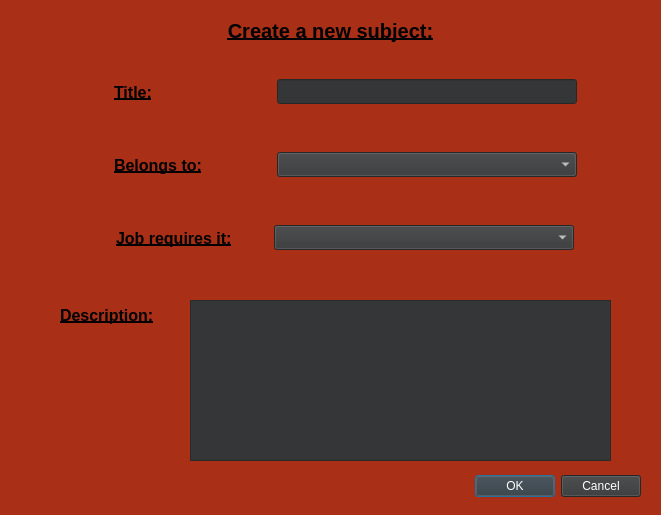
<?xml version="1.0" encoding="UTF-8"?>
<ui version="4.0">
 <class>AddSubject</class>
 <widget class="QDialog" name="AddSubject">
  <property name="geometry">
   <rect>
    <x>0</x>
    <y>0</y>
    <width>661</width>
    <height>515</height>
   </rect>
  </property>
  <property name="palette">
   <palette>
    <active>
     <colorrole role="WindowText">
      <brush brushstyle="SolidPattern">
       <color alpha="255">
        <red>0</red>
        <green>0</green>
        <blue>0</blue>
       </color>
      </brush>
     </colorrole>
     <colorrole role="Button">
      <brush brushstyle="SolidPattern">
       <color alpha="255">
        <red>169</red>
        <green>48</green>
        <blue>22</blue>
       </color>
      </brush>
     </colorrole>
     <colorrole role="Light">
      <brush brushstyle="SolidPattern">
       <color alpha="255">
        <red>53</red>
        <green>54</green>
        <blue>55</blue>
       </color>
      </brush>
     </colorrole>
     <colorrole role="Midlight">
      <brush brushstyle="SolidPattern">
       <color alpha="255">
        <red>53</red>
        <green>54</green>
        <blue>55</blue>
       </color>
      </brush>
     </colorrole>
     <colorrole role="Dark">
      <brush brushstyle="SolidPattern">
       <color alpha="255">
        <red>53</red>
        <green>54</green>
        <blue>55</blue>
       </color>
      </brush>
     </colorrole>
     <colorrole role="Mid">
      <brush brushstyle="SolidPattern">
       <color alpha="255">
        <red>53</red>
        <green>54</green>
        <blue>55</blue>
       </color>
      </brush>
     </colorrole>
     <colorrole role="Text">
      <brush brushstyle="SolidPattern">
       <color alpha="255">
        <red>255</red>
        <green>255</green>
        <blue>255</blue>
       </color>
      </brush>
     </colorrole>
     <colorrole role="BrightText">
      <brush brushstyle="SolidPattern">
       <color alpha="255">
        <red>255</red>
        <green>255</green>
        <blue>255</blue>
       </color>
      </brush>
     </colorrole>
     <colorrole role="ButtonText">
      <brush brushstyle="SolidPattern">
       <color alpha="255">
        <red>255</red>
        <green>255</green>
        <blue>255</blue>
       </color>
      </brush>
     </colorrole>
     <colorrole role="Base">
      <brush brushstyle="SolidPattern">
       <color alpha="255">
        <red>169</red>
        <green>48</green>
        <blue>22</blue>
       </color>
      </brush>
     </colorrole>
     <colorrole role="Window">
      <brush brushstyle="SolidPattern">
       <color alpha="255">
        <red>169</red>
        <green>48</green>
        <blue>22</blue>
       </color>
      </brush>
     </colorrole>
     <colorrole role="Highlight">
      <brush brushstyle="SolidPattern">
       <color alpha="170">
        <red>77</red>
        <green>21</green>
        <blue>10</blue>
       </color>
      </brush>
     </colorrole>
     <colorrole role="HighlightedText">
      <brush brushstyle="SolidPattern">
       <color alpha="255">
        <red>255</red>
        <green>255</green>
        <blue>255</blue>
       </color>
      </brush>
     </colorrole>
     <colorrole role="Link">
      <brush brushstyle="SolidPattern">
       <color alpha="255">
        <red>77</red>
        <green>21</green>
        <blue>10</blue>
       </color>
      </brush>
     </colorrole>
     <colorrole role="AlternateBase">
      <brush brushstyle="SolidPattern">
       <color alpha="255">
        <red>53</red>
        <green>54</green>
        <blue>55</blue>
       </color>
      </brush>
     </colorrole>
     <colorrole role="ToolTipBase">
      <brush brushstyle="SolidPattern">
       <color alpha="255">
        <red>53</red>
        <green>54</green>
        <blue>55</blue>
       </color>
      </brush>
     </colorrole>
     <colorrole role="ToolTipText">
      <brush brushstyle="SolidPattern">
       <color alpha="255">
        <red>255</red>
        <green>255</green>
        <blue>255</blue>
       </color>
      </brush>
     </colorrole>
     <colorrole role="PlaceholderText">
      <brush brushstyle="SolidPattern">
       <color alpha="128">
        <red>255</red>
        <green>255</green>
        <blue>255</blue>
       </color>
      </brush>
     </colorrole>
    </active>
    <inactive>
     <colorrole role="WindowText">
      <brush brushstyle="SolidPattern">
       <color alpha="255">
        <red>0</red>
        <green>0</green>
        <blue>0</blue>
       </color>
      </brush>
     </colorrole>
     <colorrole role="Button">
      <brush brushstyle="SolidPattern">
       <color alpha="255">
        <red>169</red>
        <green>48</green>
        <blue>22</blue>
       </color>
      </brush>
     </colorrole>
     <colorrole role="Light">
      <brush brushstyle="SolidPattern">
       <color alpha="255">
        <red>53</red>
        <green>54</green>
        <blue>55</blue>
       </color>
      </brush>
     </colorrole>
     <colorrole role="Midlight">
      <brush brushstyle="SolidPattern">
       <color alpha="255">
        <red>53</red>
        <green>54</green>
        <blue>55</blue>
       </color>
      </brush>
     </colorrole>
     <colorrole role="Dark">
      <brush brushstyle="SolidPattern">
       <color alpha="255">
        <red>53</red>
        <green>54</green>
        <blue>55</blue>
       </color>
      </brush>
     </colorrole>
     <colorrole role="Mid">
      <brush brushstyle="SolidPattern">
       <color alpha="255">
        <red>53</red>
        <green>54</green>
        <blue>55</blue>
       </color>
      </brush>
     </colorrole>
     <colorrole role="Text">
      <brush brushstyle="SolidPattern">
       <color alpha="255">
        <red>255</red>
        <green>255</green>
        <blue>255</blue>
       </color>
      </brush>
     </colorrole>
     <colorrole role="BrightText">
      <brush brushstyle="SolidPattern">
       <color alpha="255">
        <red>255</red>
        <green>255</green>
        <blue>255</blue>
       </color>
      </brush>
     </colorrole>
     <colorrole role="ButtonText">
      <brush brushstyle="SolidPattern">
       <color alpha="255">
        <red>255</red>
        <green>255</green>
        <blue>255</blue>
       </color>
      </brush>
     </colorrole>
     <colorrole role="Base">
      <brush brushstyle="SolidPattern">
       <color alpha="255">
        <red>169</red>
        <green>48</green>
        <blue>22</blue>
       </color>
      </brush>
     </colorrole>
     <colorrole role="Window">
      <brush brushstyle="SolidPattern">
       <color alpha="255">
        <red>169</red>
        <green>48</green>
        <blue>22</blue>
       </color>
      </brush>
     </colorrole>
     <colorrole role="Highlight">
      <brush brushstyle="SolidPattern">
       <color alpha="170">
        <red>77</red>
        <green>21</green>
        <blue>10</blue>
       </color>
      </brush>
     </colorrole>
     <colorrole role="HighlightedText">
      <brush brushstyle="SolidPattern">
       <color alpha="255">
        <red>255</red>
        <green>255</green>
        <blue>255</blue>
       </color>
      </brush>
     </colorrole>
     <colorrole role="Link">
      <brush brushstyle="SolidPattern">
       <color alpha="255">
        <red>77</red>
        <green>21</green>
        <blue>10</blue>
       </color>
      </brush>
     </colorrole>
     <colorrole role="AlternateBase">
      <brush brushstyle="SolidPattern">
       <color alpha="255">
        <red>53</red>
        <green>54</green>
        <blue>55</blue>
       </color>
      </brush>
     </colorrole>
     <colorrole role="ToolTipBase">
      <brush brushstyle="SolidPattern">
       <color alpha="255">
        <red>53</red>
        <green>54</green>
        <blue>55</blue>
       </color>
      </brush>
     </colorrole>
     <colorrole role="ToolTipText">
      <brush brushstyle="SolidPattern">
       <color alpha="255">
        <red>255</red>
        <green>255</green>
        <blue>255</blue>
       </color>
      </brush>
     </colorrole>
     <colorrole role="PlaceholderText">
      <brush brushstyle="SolidPattern">
       <color alpha="128">
        <red>255</red>
        <green>255</green>
        <blue>255</blue>
       </color>
      </brush>
     </colorrole>
    </inactive>
    <disabled>
     <colorrole role="WindowText">
      <brush brushstyle="SolidPattern">
       <color alpha="255">
        <red>53</red>
        <green>54</green>
        <blue>55</blue>
       </color>
      </brush>
     </colorrole>
     <colorrole role="Button">
      <brush brushstyle="SolidPattern">
       <color alpha="255">
        <red>169</red>
        <green>48</green>
        <blue>22</blue>
       </color>
      </brush>
     </colorrole>
     <colorrole role="Light">
      <brush brushstyle="SolidPattern">
       <color alpha="255">
        <red>53</red>
        <green>54</green>
        <blue>55</blue>
       </color>
      </brush>
     </colorrole>
     <colorrole role="Midlight">
      <brush brushstyle="SolidPattern">
       <color alpha="255">
        <red>53</red>
        <green>54</green>
        <blue>55</blue>
       </color>
      </brush>
     </colorrole>
     <colorrole role="Dark">
      <brush brushstyle="SolidPattern">
       <color alpha="255">
        <red>53</red>
        <green>54</green>
        <blue>55</blue>
       </color>
      </brush>
     </colorrole>
     <colorrole role="Mid">
      <brush brushstyle="SolidPattern">
       <color alpha="255">
        <red>53</red>
        <green>54</green>
        <blue>55</blue>
       </color>
      </brush>
     </colorrole>
     <colorrole role="Text">
      <brush brushstyle="SolidPattern">
       <color alpha="255">
        <red>53</red>
        <green>54</green>
        <blue>55</blue>
       </color>
      </brush>
     </colorrole>
     <colorrole role="BrightText">
      <brush brushstyle="SolidPattern">
       <color alpha="255">
        <red>255</red>
        <green>255</green>
        <blue>255</blue>
       </color>
      </brush>
     </colorrole>
     <colorrole role="ButtonText">
      <brush brushstyle="SolidPattern">
       <color alpha="255">
        <red>53</red>
        <green>54</green>
        <blue>55</blue>
       </color>
      </brush>
     </colorrole>
     <colorrole role="Base">
      <brush brushstyle="SolidPattern">
       <color alpha="255">
        <red>169</red>
        <green>48</green>
        <blue>22</blue>
       </color>
      </brush>
     </colorrole>
     <colorrole role="Window">
      <brush brushstyle="SolidPattern">
       <color alpha="255">
        <red>169</red>
        <green>48</green>
        <blue>22</blue>
       </color>
      </brush>
     </colorrole>
     <colorrole role="Highlight">
      <brush brushstyle="SolidPattern">
       <color alpha="170">
        <red>31</red>
        <green>117</green>
        <blue>204</blue>
       </color>
      </brush>
     </colorrole>
     <colorrole role="HighlightedText">
      <brush brushstyle="SolidPattern">
       <color alpha="255">
        <red>255</red>
        <green>255</green>
        <blue>255</blue>
       </color>
      </brush>
     </colorrole>
     <colorrole role="Link">
      <brush brushstyle="SolidPattern">
       <color alpha="255">
        <red>77</red>
        <green>21</green>
        <blue>10</blue>
       </color>
      </brush>
     </colorrole>
     <colorrole role="AlternateBase">
      <brush brushstyle="SolidPattern">
       <color alpha="255">
        <red>53</red>
        <green>54</green>
        <blue>55</blue>
       </color>
      </brush>
     </colorrole>
     <colorrole role="ToolTipBase">
      <brush brushstyle="SolidPattern">
       <color alpha="255">
        <red>53</red>
        <green>54</green>
        <blue>55</blue>
       </color>
      </brush>
     </colorrole>
     <colorrole role="ToolTipText">
      <brush brushstyle="SolidPattern">
       <color alpha="255">
        <red>255</red>
        <green>255</green>
        <blue>255</blue>
       </color>
      </brush>
     </colorrole>
     <colorrole role="PlaceholderText">
      <brush brushstyle="SolidPattern">
       <color alpha="128">
        <red>255</red>
        <green>255</green>
        <blue>255</blue>
       </color>
      </brush>
     </colorrole>
    </disabled>
   </palette>
  </property>
  <property name="windowTitle">
   <string>Create Subject</string>
  </property>
  <property name="windowIcon">
   <iconset resource="../resources.qrc">
    <normaloff>:/images/evaluation_cropped.png</normaloff>:/images/evaluation_cropped.png</iconset>
  </property>
  <property name="styleSheet">
   <string notr="true">background: #a93016;</string>
  </property>
  <widget class="QDialogButtonBox" name="buttonBox">
   <property name="geometry">
    <rect>
     <x>300</x>
     <y>470</y>
     <width>341</width>
     <height>32</height>
    </rect>
   </property>
   <property name="styleSheet">
    <string notr="true">background: #353637;
color: white;</string>
   </property>
   <property name="orientation">
    <enum>Qt::Horizontal</enum>
   </property>
   <property name="standardButtons">
    <set>QDialogButtonBox::Cancel|QDialogButtonBox::Ok</set>
   </property>
  </widget>
  <widget class="QWidget" name="verticalLayoutWidget">
   <property name="geometry">
    <rect>
     <x>80</x>
     <y>50</y>
     <width>531</width>
     <height>231</height>
    </rect>
   </property>
   <layout class="QVBoxLayout" name="verticalLayout_3">
    <item>
     <layout class="QHBoxLayout" name="horizontalLayout_2">
      <item>
       <widget class="QLabel" name="label_title">
        <property name="enabled">
         <bool>true</bool>
        </property>
        <property name="sizePolicy">
         <sizepolicy hsizetype="Fixed" vsizetype="Fixed">
          <horstretch>0</horstretch>
          <verstretch>0</verstretch>
         </sizepolicy>
        </property>
        <property name="minimumSize">
         <size>
          <width>123</width>
          <height>50</height>
         </size>
        </property>
        <property name="font">
         <font>
          <pointsize>12</pointsize>
          <weight>75</weight>
          <bold>true</bold>
          <underline>true</underline>
          <strikeout>false</strikeout>
         </font>
        </property>
        <property name="text">
         <string>Title:</string>
        </property>
        <property name="alignment">
         <set>Qt::AlignLeading|Qt::AlignLeft|Qt::AlignVCenter</set>
        </property>
       </widget>
      </item>
      <item>
       <widget class="QLineEdit" name="lineEdit_title">
        <property name="sizePolicy">
         <sizepolicy hsizetype="Preferred" vsizetype="Maximum">
          <horstretch>0</horstretch>
          <verstretch>0</verstretch>
         </sizepolicy>
        </property>
        <property name="minimumSize">
         <size>
          <width>300</width>
          <height>25</height>
         </size>
        </property>
        <property name="maximumSize">
         <size>
          <width>300</width>
          <height>25</height>
         </size>
        </property>
        <property name="styleSheet">
         <string notr="true">background: #353637;
color: white;
font: 12px;</string>
        </property>
       </widget>
      </item>
     </layout>
    </item>
    <item>
     <layout class="QHBoxLayout" name="horizontalLayout_4">
      <item>
       <widget class="QLabel" name="label_belongs">
        <property name="enabled">
         <bool>true</bool>
        </property>
        <property name="sizePolicy">
         <sizepolicy hsizetype="Fixed" vsizetype="Fixed">
          <horstretch>0</horstretch>
          <verstretch>0</verstretch>
         </sizepolicy>
        </property>
        <property name="minimumSize">
         <size>
          <width>123</width>
          <height>50</height>
         </size>
        </property>
        <property name="font">
         <font>
          <pointsize>12</pointsize>
          <weight>75</weight>
          <bold>true</bold>
          <underline>true</underline>
          <strikeout>false</strikeout>
         </font>
        </property>
        <property name="text">
         <string>Belongs to:</string>
        </property>
        <property name="alignment">
         <set>Qt::AlignLeading|Qt::AlignLeft|Qt::AlignVCenter</set>
        </property>
       </widget>
      </item>
      <item>
       <widget class="QComboBox" name="comboBox_belongs_to">
        <property name="minimumSize">
         <size>
          <width>300</width>
          <height>25</height>
         </size>
        </property>
        <property name="maximumSize">
         <size>
          <width>300</width>
          <height>25</height>
         </size>
        </property>
        <property name="styleSheet">
         <string notr="true">background: #353637;
color: white;
font: 12px;</string>
        </property>
        <item>
         <property name="text">
          <string/>
         </property>
        </item>
       </widget>
      </item>
     </layout>
    </item>
    <item>
     <layout class="QHBoxLayout" name="horizontalLayout_5">
      <item>
       <widget class="QLabel" name="label_required">
        <property name="enabled">
         <bool>true</bool>
        </property>
        <property name="sizePolicy">
         <sizepolicy hsizetype="Fixed" vsizetype="Fixed">
          <horstretch>0</horstretch>
          <verstretch>0</verstretch>
         </sizepolicy>
        </property>
        <property name="minimumSize">
         <size>
          <width>100</width>
          <height>50</height>
         </size>
        </property>
        <property name="font">
         <font>
          <pointsize>12</pointsize>
          <weight>75</weight>
          <bold>true</bold>
          <underline>true</underline>
          <strikeout>false</strikeout>
         </font>
        </property>
        <property name="text">
         <string>Job requires it:</string>
        </property>
       </widget>
      </item>
      <item>
       <widget class="QComboBox" name="comboBox_job_requires">
        <property name="minimumSize">
         <size>
          <width>300</width>
          <height>25</height>
         </size>
        </property>
        <property name="maximumSize">
         <size>
          <width>300</width>
          <height>25</height>
         </size>
        </property>
        <property name="styleSheet">
         <string notr="true">background: #353637;
color: white;
font: 12px;
</string>
        </property>
        <item>
         <property name="text">
          <string/>
         </property>
        </item>
       </widget>
      </item>
     </layout>
    </item>
   </layout>
  </widget>
  <widget class="QLabel" name="label_description">
   <property name="enabled">
    <bool>true</bool>
   </property>
   <property name="geometry">
    <rect>
     <x>60</x>
     <y>290</y>
     <width>100</width>
     <height>50</height>
    </rect>
   </property>
   <property name="sizePolicy">
    <sizepolicy hsizetype="Fixed" vsizetype="Fixed">
     <horstretch>0</horstretch>
     <verstretch>0</verstretch>
    </sizepolicy>
   </property>
   <property name="minimumSize">
    <size>
     <width>100</width>
     <height>50</height>
    </size>
   </property>
   <property name="font">
    <font>
     <pointsize>12</pointsize>
     <weight>75</weight>
     <bold>true</bold>
     <underline>true</underline>
     <strikeout>false</strikeout>
    </font>
   </property>
   <property name="text">
    <string>Description:</string>
   </property>
  </widget>
  <widget class="QTextEdit" name="textEdit_description">
   <property name="geometry">
    <rect>
     <x>190</x>
     <y>300</y>
     <width>421</width>
     <height>161</height>
    </rect>
   </property>
   <property name="styleSheet">
    <string notr="true">background: #353637;
color: white;
font: 12px;</string>
   </property>
  </widget>
  <widget class="QLabel" name="label">
   <property name="geometry">
    <rect>
     <x>210</x>
     <y>10</y>
     <width>241</width>
     <height>41</height>
    </rect>
   </property>
   <property name="palette">
    <palette>
     <active>
      <colorrole role="WindowText">
       <brush brushstyle="SolidPattern">
        <color alpha="255">
         <red>0</red>
         <green>0</green>
         <blue>0</blue>
        </color>
       </brush>
      </colorrole>
      <colorrole role="Button">
       <brush brushstyle="SolidPattern">
        <color alpha="255">
         <red>169</red>
         <green>48</green>
         <blue>22</blue>
        </color>
       </brush>
      </colorrole>
      <colorrole role="Light">
       <brush brushstyle="SolidPattern">
        <color alpha="255">
         <red>53</red>
         <green>54</green>
         <blue>55</blue>
        </color>
       </brush>
      </colorrole>
      <colorrole role="Midlight">
       <brush brushstyle="SolidPattern">
        <color alpha="255">
         <red>53</red>
         <green>54</green>
         <blue>55</blue>
        </color>
       </brush>
      </colorrole>
      <colorrole role="Dark">
       <brush brushstyle="SolidPattern">
        <color alpha="255">
         <red>53</red>
         <green>54</green>
         <blue>55</blue>
        </color>
       </brush>
      </colorrole>
      <colorrole role="Mid">
       <brush brushstyle="SolidPattern">
        <color alpha="255">
         <red>53</red>
         <green>54</green>
         <blue>55</blue>
        </color>
       </brush>
      </colorrole>
      <colorrole role="Text">
       <brush brushstyle="SolidPattern">
        <color alpha="255">
         <red>255</red>
         <green>255</green>
         <blue>255</blue>
        </color>
       </brush>
      </colorrole>
      <colorrole role="BrightText">
       <brush brushstyle="SolidPattern">
        <color alpha="255">
         <red>255</red>
         <green>255</green>
         <blue>255</blue>
        </color>
       </brush>
      </colorrole>
      <colorrole role="ButtonText">
       <brush brushstyle="SolidPattern">
        <color alpha="255">
         <red>255</red>
         <green>255</green>
         <blue>255</blue>
        </color>
       </brush>
      </colorrole>
      <colorrole role="Base">
       <brush brushstyle="SolidPattern">
        <color alpha="255">
         <red>169</red>
         <green>48</green>
         <blue>22</blue>
        </color>
       </brush>
      </colorrole>
      <colorrole role="Window">
       <brush brushstyle="SolidPattern">
        <color alpha="255">
         <red>169</red>
         <green>48</green>
         <blue>22</blue>
        </color>
       </brush>
      </colorrole>
      <colorrole role="Shadow">
       <brush brushstyle="SolidPattern">
        <color alpha="255">
         <red>53</red>
         <green>54</green>
         <blue>55</blue>
        </color>
       </brush>
      </colorrole>
      <colorrole role="Highlight">
       <brush brushstyle="SolidPattern">
        <color alpha="170">
         <red>77</red>
         <green>21</green>
         <blue>10</blue>
        </color>
       </brush>
      </colorrole>
      <colorrole role="HighlightedText">
       <brush brushstyle="SolidPattern">
        <color alpha="255">
         <red>255</red>
         <green>255</green>
         <blue>255</blue>
        </color>
       </brush>
      </colorrole>
      <colorrole role="Link">
       <brush brushstyle="SolidPattern">
        <color alpha="255">
         <red>77</red>
         <green>21</green>
         <blue>10</blue>
        </color>
       </brush>
      </colorrole>
      <colorrole role="AlternateBase">
       <brush brushstyle="SolidPattern">
        <color alpha="255">
         <red>53</red>
         <green>54</green>
         <blue>55</blue>
        </color>
       </brush>
      </colorrole>
      <colorrole role="ToolTipBase">
       <brush brushstyle="SolidPattern">
        <color alpha="255">
         <red>53</red>
         <green>54</green>
         <blue>55</blue>
        </color>
       </brush>
      </colorrole>
      <colorrole role="ToolTipText">
       <brush brushstyle="SolidPattern">
        <color alpha="255">
         <red>255</red>
         <green>255</green>
         <blue>255</blue>
        </color>
       </brush>
      </colorrole>
      <colorrole role="PlaceholderText">
       <brush brushstyle="SolidPattern">
        <color alpha="128">
         <red>255</red>
         <green>255</green>
         <blue>255</blue>
        </color>
       </brush>
      </colorrole>
     </active>
     <inactive>
      <colorrole role="WindowText">
       <brush brushstyle="SolidPattern">
        <color alpha="255">
         <red>0</red>
         <green>0</green>
         <blue>0</blue>
        </color>
       </brush>
      </colorrole>
      <colorrole role="Button">
       <brush brushstyle="SolidPattern">
        <color alpha="255">
         <red>169</red>
         <green>48</green>
         <blue>22</blue>
        </color>
       </brush>
      </colorrole>
      <colorrole role="Light">
       <brush brushstyle="SolidPattern">
        <color alpha="255">
         <red>53</red>
         <green>54</green>
         <blue>55</blue>
        </color>
       </brush>
      </colorrole>
      <colorrole role="Midlight">
       <brush brushstyle="SolidPattern">
        <color alpha="255">
         <red>53</red>
         <green>54</green>
         <blue>55</blue>
        </color>
       </brush>
      </colorrole>
      <colorrole role="Dark">
       <brush brushstyle="SolidPattern">
        <color alpha="255">
         <red>53</red>
         <green>54</green>
         <blue>55</blue>
        </color>
       </brush>
      </colorrole>
      <colorrole role="Mid">
       <brush brushstyle="SolidPattern">
        <color alpha="255">
         <red>53</red>
         <green>54</green>
         <blue>55</blue>
        </color>
       </brush>
      </colorrole>
      <colorrole role="Text">
       <brush brushstyle="SolidPattern">
        <color alpha="255">
         <red>255</red>
         <green>255</green>
         <blue>255</blue>
        </color>
       </brush>
      </colorrole>
      <colorrole role="BrightText">
       <brush brushstyle="SolidPattern">
        <color alpha="255">
         <red>255</red>
         <green>255</green>
         <blue>255</blue>
        </color>
       </brush>
      </colorrole>
      <colorrole role="ButtonText">
       <brush brushstyle="SolidPattern">
        <color alpha="255">
         <red>255</red>
         <green>255</green>
         <blue>255</blue>
        </color>
       </brush>
      </colorrole>
      <colorrole role="Base">
       <brush brushstyle="SolidPattern">
        <color alpha="255">
         <red>169</red>
         <green>48</green>
         <blue>22</blue>
        </color>
       </brush>
      </colorrole>
      <colorrole role="Window">
       <brush brushstyle="SolidPattern">
        <color alpha="255">
         <red>169</red>
         <green>48</green>
         <blue>22</blue>
        </color>
       </brush>
      </colorrole>
      <colorrole role="Shadow">
       <brush brushstyle="SolidPattern">
        <color alpha="255">
         <red>53</red>
         <green>54</green>
         <blue>55</blue>
        </color>
       </brush>
      </colorrole>
      <colorrole role="Highlight">
       <brush brushstyle="SolidPattern">
        <color alpha="170">
         <red>77</red>
         <green>21</green>
         <blue>10</blue>
        </color>
       </brush>
      </colorrole>
      <colorrole role="HighlightedText">
       <brush brushstyle="SolidPattern">
        <color alpha="255">
         <red>255</red>
         <green>255</green>
         <blue>255</blue>
        </color>
       </brush>
      </colorrole>
      <colorrole role="Link">
       <brush brushstyle="SolidPattern">
        <color alpha="255">
         <red>77</red>
         <green>21</green>
         <blue>10</blue>
        </color>
       </brush>
      </colorrole>
      <colorrole role="AlternateBase">
       <brush brushstyle="SolidPattern">
        <color alpha="255">
         <red>53</red>
         <green>54</green>
         <blue>55</blue>
        </color>
       </brush>
      </colorrole>
      <colorrole role="ToolTipBase">
       <brush brushstyle="SolidPattern">
        <color alpha="255">
         <red>53</red>
         <green>54</green>
         <blue>55</blue>
        </color>
       </brush>
      </colorrole>
      <colorrole role="ToolTipText">
       <brush brushstyle="SolidPattern">
        <color alpha="255">
         <red>255</red>
         <green>255</green>
         <blue>255</blue>
        </color>
       </brush>
      </colorrole>
      <colorrole role="PlaceholderText">
       <brush brushstyle="SolidPattern">
        <color alpha="128">
         <red>255</red>
         <green>255</green>
         <blue>255</blue>
        </color>
       </brush>
      </colorrole>
     </inactive>
     <disabled>
      <colorrole role="WindowText">
       <brush brushstyle="SolidPattern">
        <color alpha="255">
         <red>53</red>
         <green>54</green>
         <blue>55</blue>
        </color>
       </brush>
      </colorrole>
      <colorrole role="Button">
       <brush brushstyle="SolidPattern">
        <color alpha="255">
         <red>169</red>
         <green>48</green>
         <blue>22</blue>
        </color>
       </brush>
      </colorrole>
      <colorrole role="Light">
       <brush brushstyle="SolidPattern">
        <color alpha="255">
         <red>53</red>
         <green>54</green>
         <blue>55</blue>
        </color>
       </brush>
      </colorrole>
      <colorrole role="Midlight">
       <brush brushstyle="SolidPattern">
        <color alpha="255">
         <red>53</red>
         <green>54</green>
         <blue>55</blue>
        </color>
       </brush>
      </colorrole>
      <colorrole role="Dark">
       <brush brushstyle="SolidPattern">
        <color alpha="255">
         <red>53</red>
         <green>54</green>
         <blue>55</blue>
        </color>
       </brush>
      </colorrole>
      <colorrole role="Mid">
       <brush brushstyle="SolidPattern">
        <color alpha="255">
         <red>53</red>
         <green>54</green>
         <blue>55</blue>
        </color>
       </brush>
      </colorrole>
      <colorrole role="Text">
       <brush brushstyle="SolidPattern">
        <color alpha="255">
         <red>53</red>
         <green>54</green>
         <blue>55</blue>
        </color>
       </brush>
      </colorrole>
      <colorrole role="BrightText">
       <brush brushstyle="SolidPattern">
        <color alpha="255">
         <red>255</red>
         <green>255</green>
         <blue>255</blue>
        </color>
       </brush>
      </colorrole>
      <colorrole role="ButtonText">
       <brush brushstyle="SolidPattern">
        <color alpha="255">
         <red>53</red>
         <green>54</green>
         <blue>55</blue>
        </color>
       </brush>
      </colorrole>
      <colorrole role="Base">
       <brush brushstyle="SolidPattern">
        <color alpha="255">
         <red>169</red>
         <green>48</green>
         <blue>22</blue>
        </color>
       </brush>
      </colorrole>
      <colorrole role="Window">
       <brush brushstyle="SolidPattern">
        <color alpha="255">
         <red>169</red>
         <green>48</green>
         <blue>22</blue>
        </color>
       </brush>
      </colorrole>
      <colorrole role="Shadow">
       <brush brushstyle="SolidPattern">
        <color alpha="255">
         <red>53</red>
         <green>54</green>
         <blue>55</blue>
        </color>
       </brush>
      </colorrole>
      <colorrole role="Highlight">
       <brush brushstyle="SolidPattern">
        <color alpha="170">
         <red>31</red>
         <green>117</green>
         <blue>204</blue>
        </color>
       </brush>
      </colorrole>
      <colorrole role="HighlightedText">
       <brush brushstyle="SolidPattern">
        <color alpha="255">
         <red>255</red>
         <green>255</green>
         <blue>255</blue>
        </color>
       </brush>
      </colorrole>
      <colorrole role="Link">
       <brush brushstyle="SolidPattern">
        <color alpha="255">
         <red>77</red>
         <green>21</green>
         <blue>10</blue>
        </color>
       </brush>
      </colorrole>
      <colorrole role="AlternateBase">
       <brush brushstyle="SolidPattern">
        <color alpha="255">
         <red>53</red>
         <green>54</green>
         <blue>55</blue>
        </color>
       </brush>
      </colorrole>
      <colorrole role="ToolTipBase">
       <brush brushstyle="SolidPattern">
        <color alpha="255">
         <red>53</red>
         <green>54</green>
         <blue>55</blue>
        </color>
       </brush>
      </colorrole>
      <colorrole role="ToolTipText">
       <brush brushstyle="SolidPattern">
        <color alpha="255">
         <red>255</red>
         <green>255</green>
         <blue>255</blue>
        </color>
       </brush>
      </colorrole>
      <colorrole role="PlaceholderText">
       <brush brushstyle="SolidPattern">
        <color alpha="128">
         <red>255</red>
         <green>255</green>
         <blue>255</blue>
        </color>
       </brush>
      </colorrole>
     </disabled>
    </palette>
   </property>
   <property name="font">
    <font>
     <pointsize>15</pointsize>
     <weight>75</weight>
     <bold>true</bold>
     <underline>true</underline>
    </font>
   </property>
   <property name="autoFillBackground">
    <bool>false</bool>
   </property>
   <property name="text">
    <string>Create a new subject:</string>
   </property>
   <property name="alignment">
    <set>Qt::AlignCenter</set>
   </property>
  </widget>
 </widget>
 <resources>
  <include location="../resources.qrc"/>
 </resources>
 <connections>
  <connection>
   <sender>buttonBox</sender>
   <signal>accepted()</signal>
   <receiver>AddSubject</receiver>
   <slot>accept()</slot>
   <hints>
    <hint type="sourcelabel">
     <x>248</x>
     <y>254</y>
    </hint>
    <hint type="destinationlabel">
     <x>157</x>
     <y>274</y>
    </hint>
   </hints>
  </connection>
  <connection>
   <sender>buttonBox</sender>
   <signal>rejected()</signal>
   <receiver>AddSubject</receiver>
   <slot>reject()</slot>
   <hints>
    <hint type="sourcelabel">
     <x>316</x>
     <y>260</y>
    </hint>
    <hint type="destinationlabel">
     <x>286</x>
     <y>274</y>
    </hint>
   </hints>
  </connection>
 </connections>
</ui>
